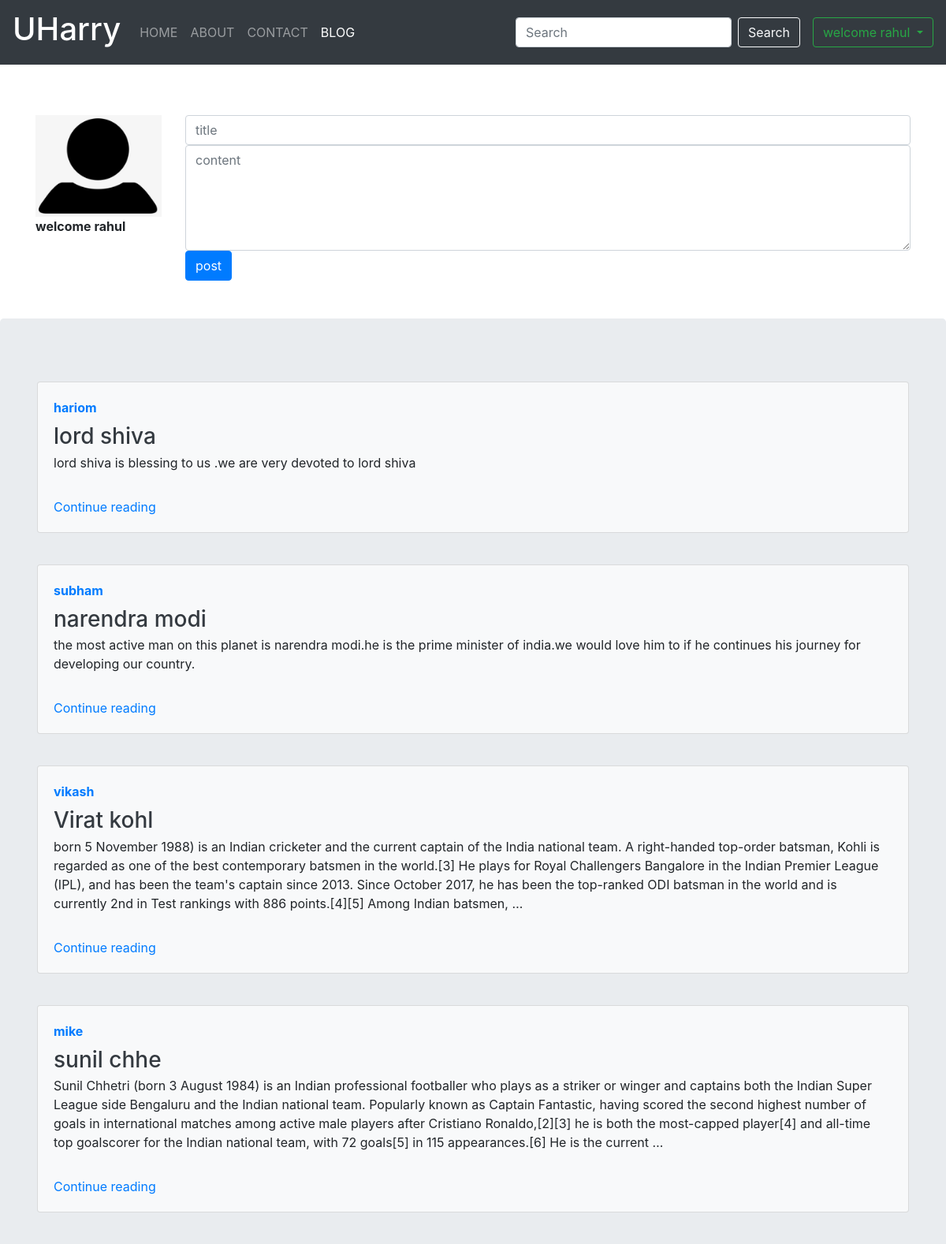
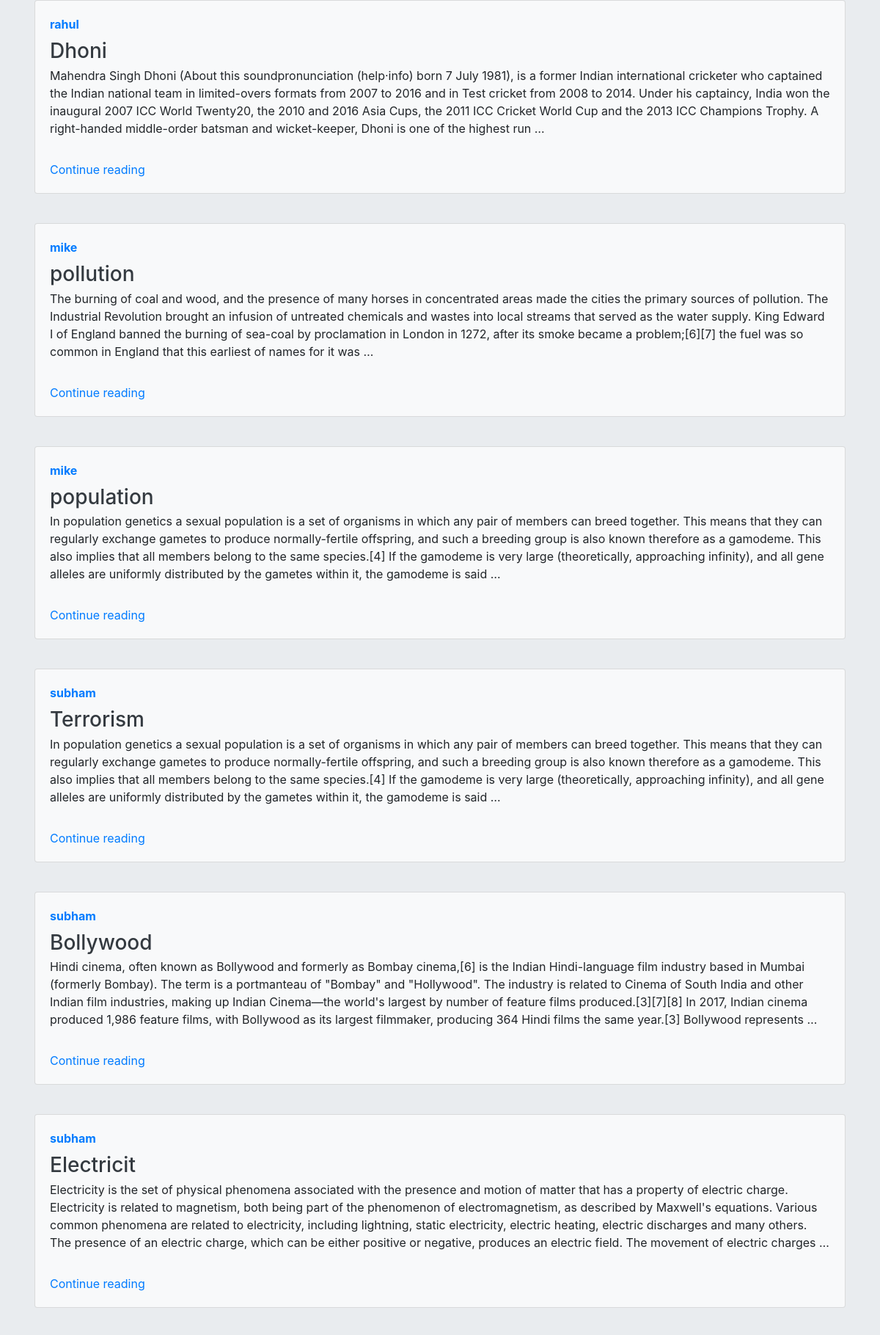
Screenshot of /blog/ (signed in, upper part) with the database file from the repository (2 pictures, top to bottom).
### blog/models.py (models this page shows)
class Post(models.Model):
    title = models.CharField(max_length=10)
    content = models.TextField()
    user = models.ForeignKey(User,on_delete=models.CASCADE)
    date = models.DateTimeField(auto_now=True,null=True)

### blog/views.py (the view)
# urls.py: path('',views.bloghome,name='bloghome'),
def bloghome(request):
    all_post = Post.objects.all()
    context={
        "all_post":all_post
    }
    print("hariom")
    return render(request,'blog/bloghome.html',context)

### templates/blog/bloghome.html (shortened to what this page needs)
{%  extends 'base.html' %}
{% block blogactive %} active {% endblock blogactive %}
{% block body %}
{% if user.is_authenticated %}
<div class="container pt-3">
  <form method='POST' action='/blog/bloglogin/'>
               <div class="row my-5">
                <div class="col-2">
                    <img class="w-100 " src="/static/image/user.png" alt="user">
                    <p><strong> welcome {{request.user}}</strong></p>
                </div>
                <div class="col-10">
                    <div>
    <input type="text" class="form-control" id="title" placeholder="title"  name='title' required>
    <textarea class="form-control" id="content" cols="30" rows="5" placeholder="content" name='content' required></textarea>
    <button type="submit" class="btn btn-primary">post</button>
  </form>
  </div>
{% endif %}
<div class="jumbotron">
{% for all in all_post %}
<div class="container pt-3">
    <div class="card flex-md-row mb-4 box-shadow h-md-250 bg-light grey">
        <div class="card-body d-flex flex-column align-items-start">
            <a href="{% url 'profile' id=all.user.id %}"><strong class="d-inline-block mb-2 text-primary">{{all.user}}</strong></a>
              <h3 class="mb-0">
                <a class="text-dark" href="#">{{ all.title }}</a>
              </h3>
              <p class="card-text mb-auto">{{ all.content|safe|truncatewords:"80"|linebreaks }}</p>
              <a href="{% url 'blogdetail' id=all.id %}">Continue reading</a>
        </div>
    </div>
</div>
{% endfor %}
</div>
 {% endblock body %}

### templates/base.html (shortened to what this page needs)
<!doctype html>
<html lang="en">
  <head>
    <link rel="stylesheet" href="https://maxcdn.bootstrapcdn.com/bootstrap/4.0.0/css/bootstrap.min.css">
  </head>
  <body>
    <nav class="navbar navbar-expand-lg navbar-dark bg-dark">
        <a class="navbar-brand" href="/"><h1>UHarry</h1></a>
        <div class="collapse navbar-collapse" id="navbarSupportedContent">
          <ul class="navbar-nav mr-auto">
            <li class="nav-item {% block homeactive %} {% endblock homeactive %}">
              <a class="nav-link" href="/">HOME <span class="sr-only">(current)</span></a>
            </li>
            <li class="nav-item {% block aboutactive %} {% endblock aboutactive %}">
              <a class="nav-link" href="{% url 'about'%}">ABOUT</a>
            </li>
            <li class="nav-item {% block contactactive %} {% endblock contactactive %}">
              <a class="nav-link" href="{% url 'contact' %}">CONTACT</a>
            </li>
            <li class="nav-item {% block blogactive %} {% endblock blogactive %}">
              <a class="nav-link" href="{% url 'bloghome' %}">BLOG</a>
            </li>
          </ul>
          <form method='get' action="/blog/search/"class="form-inline mr-3 my-lg-0">
            <input class="form-control mr-sm-2" placeholder="Search" aria-label="Search"id="search" name='query'>
            <button class="btn btn-outline-light my-2 my-sm-0" type="submit">Search</button>
          </form>
          {% if user.is_authenticated %}
          <div class="dropdown">
            <button class="btn btn-outline-success dropdown-toggle" type="button" id="dropdownMenuButton" data-toggle="dropdown" aria-haspopup="true" aria-expanded="false">
            welcome {{request.user}}
            </button>
          </div>
          {% endif %}
        </div>
      </nav>
      {% block body %} {% endblock body %}
  </body>
</html>

### rows the page displays
Post: user "hariom", title "lord shiva", content "lord shiva is blessing to us .we are very devoted to lord shiva"
Post: user "subham", title "narendra modi", content "the most active man on this planet is narendra modi.he is the prime minister of india.we would love him to if he continues his journey for developing our country."
Post: user "vikash", title "Virat kohl", content "born 5 November 1988) is an Indian cricketer and the current captain of the India national team. A right-handed top-order batsman, Kohli is regarded as one of the best contemporary batsmen in the world.[3] He plays for Royal Challengers Bangalore in the Indian Premier League (IPL), and has been the team's captain since 2013. Since October 2017, he has been the top-ranked ODI batsman in the world and is currently 2nd in Test rankings with 886 points.[4][5] Among Indian batsmen, …"
Post: user "mike", title "sunil chhe", content "Sunil Chhetri (born 3 August 1984) is an Indian professional footballer who plays as a striker or winger and captains both the Indian Super League side Bengaluru and the Indian national team. Popularly known as Captain Fantastic, having scored the second highest number of goals in international matches among active male players after Cristiano Ronaldo,[2][3] he is both the most-capped player[4] and all-time top goalscorer for the Indian national team, with 72 goals[5] in 115 appearances.[6] He is the current …"
Post: user "rahul", title "Dhoni", content "Mahendra Singh Dhoni (About this soundpronunciation (help·info) born 7 July 1981), is a former Indian international cricketer who captained the Indian national team in limited-overs formats from 2007 to 2016 and in Test cricket from 2008 to 2014. Under his captaincy, India won the inaugural 2007 ICC World Twenty20, the 2010 and 2016 Asia Cups, the 2011 ICC Cricket World Cup and the 2013 ICC Champions Trophy. A right-handed middle-order batsman and wicket-keeper, Dhoni is one of the highest run …"
Post: user "mike", title "pollution", content "The burning of coal and wood, and the presence of many horses in concentrated areas made the cities the primary sources of pollution. The Industrial Revolution brought an infusion of untreated chemicals and wastes into local streams that served as the water supply. King Edward I of England banned the burning of sea-coal by proclamation in London in 1272, after its smoke became a problem;[6][7] the fuel was so common in England that this earliest of names for it was …"
Post: user "mike", title "population", content "In population genetics a sexual population is a set of organisms in which any pair of members can breed together. This means that they can regularly exchange gametes to produce normally-fertile offspring, and such a breeding group is also known therefore as a gamodeme. This also implies that all members belong to the same species.[4] If the gamodeme is very large (theoretically, approaching infinity), and all gene alleles are uniformly distributed by the gametes within it, the gamodeme is said …"
Post: user "subham", title "Terrorism", content "In population genetics a sexual population is a set of organisms in which any pair of members can breed together. This means that they can regularly exchange gametes to produce normally-fertile offspring, and such a breeding group is also known therefore as a gamodeme. This also implies that all members belong to the same species.[4] If the gamodeme is very large (theoretically, approaching infinity), and all gene alleles are uniformly distributed by the gametes within it, the gamodeme is said …"
Post: user "subham", title "Bollywood", content "Hindi cinema, often known as Bollywood and formerly as Bombay cinema,[6] is the Indian Hindi-language film industry based in Mumbai (formerly Bombay). The term is a portmanteau of \"Bombay\" and \"Hollywood\". The industry is related to Cinema of South India and other Indian film industries, making up Indian Cinema—the world's largest by number of feature films produced.[3][7][8] In 2017, Indian cinema produced 1,986 feature films, with Bollywood as its largest filmmaker, producing 364 Hindi films the same year.[3] Bollywood represents …"
Post: user "subham", title "Electricit", content "Electricity is the set of physical phenomena associated with the presence and motion of matter that has a property of electric charge. Electricity is related to magnetism, both being part of the phenomenon of electromagnetism, as described by Maxwell's equations. Various common phenomena are related to electricity, including lightning, static electricity, electric heating, electric discharges and many others. The presence of an electric charge, which can be either positive or negative, produces an electric field. The movement of electric charges …"

### other values shown
{{ request.user }} "rahul"
